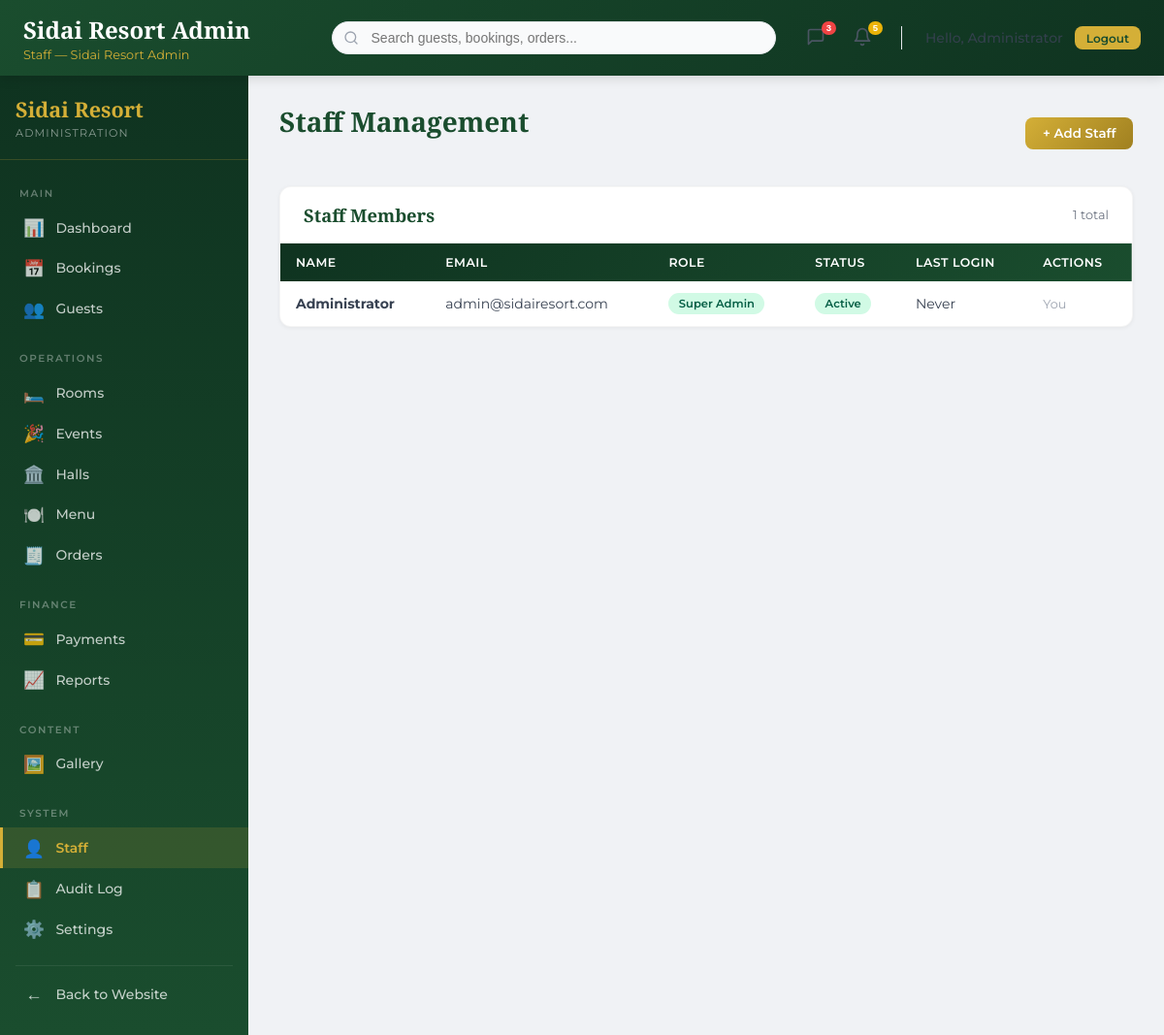
The app's page /admin/staff.php (signed in) with its own data.
### tables this page shows
CREATE TABLE IF NOT EXISTS staff (
  id INT UNSIGNED AUTO_INCREMENT PRIMARY KEY,
  full_name VARCHAR(150) NOT NULL,
  email VARCHAR(200) UNIQUE NOT NULL,
  phone VARCHAR(20),
  role ENUM('super_admin','manager','receptionist','finance','kitchen','housekeeping') NOT NULL,
  password_hash VARCHAR(255) NOT NULL,
  is_active TINYINT(1) DEFAULT 1,
  last_login TIMESTAMP NULL,
  remember_token VARCHAR(100) NULL,
  remember_token_expires TIMESTAMP NULL,
  two_factor_enabled TINYINT(1) DEFAULT 0,
  two_factor_secret VARCHAR(100) NULL,
  login_attempts INT DEFAULT 0,
  locked_until TIMESTAMP NULL,
  created_at TIMESTAMP DEFAULT CURRENT_TIMESTAMP,
  updated_at TIMESTAMP DEFAULT CURRENT_TIMESTAMP ON UPDATE CURRENT_TIMESTAMP,
  deleted_at TIMESTAMP NULL,
  KEY idx_email (email),
  KEY idx_is_active (is_active)
);

### app/config/constants.php (called while the page is built, shortened)
<?php declare(strict_types=1);
if (!function_exists('safe_html')) {
    function safe_html(mixed $value): string
    {
        return htmlspecialchars((string)$value, ENT_QUOTES, 'UTF-8');
    }
}

### app/core/Database.php (called while the page is built, shortened)
<?php declare(strict_types=1);
final class Database
{
    private static ?self $instance = null;
    private PDO $pdo;
    private function __construct()
    {
        try {
            $this->pdo = new PDO(
                DB_DSN,
                DB_USER,
                DB_PASSWORD,
                [
                    PDO::ATTR_ERRMODE => PDO::ERRMODE_EXCEPTION,
                    PDO::ATTR_DEFAULT_FETCH_MODE => PDO::FETCH_ASSOC,
                    PDO::ATTR_EMULATE_PREPARES => false,
                ]
            );
            $this->pdo->exec("SET time_zone = '+03:00'");
        } catch (PDOException $exception) {
            log_error('Database connection failed.', $exception);
            throw new RuntimeException('A database connection error occurred.');
        }
    }
    public static function getInstance(): self
    {
        if (self::$instance === null) {
            self::$instance = new self();
        }
        return self::$instance;
    }
    public function query(string $sql, array $params = []): \PDOStatement
    {
        try {
            $statement = $this->pdo->prepare($sql);
            $statement->execute($params);
            return $statement;
        } catch (PDOException $exception) {
            log_error('Database query failed.', $exception);
            throw $exception;
        }
    }
    public function queryAll(string $sql, array $params = []): array
    {
        return $this->query($sql, $params)->fetchAll();
    }
}

### app/models/Staff.php (called while the page is built, shortened)
<?php declare(strict_types=1);
class Staff
{
    private Database $database;
    public function __construct(?Database $database = null)
    {
        $this->database = $database ?? Database::getInstance();
    }
    public function getAll(): array
    {
        return $this->database->queryAll(
            'SELECT id, full_name, email, role, is_active, last_login FROM staff WHERE deleted_at IS NULL ORDER BY full_name ASC'
        );
    }
}

### app/includes/autoload.php (called while the page is built, shortened)
<?php declare(strict_types=1);
spl_autoload_register(static function (string $class): void {
    $prefix = 'App\\';
    $relative = substr($class, strlen($prefix));
    $segments = explode('\\', $relative);
    if (isset($segments[0])) {
        $segments[0] = strtolower($segments[0]);
    }
    $path = dirname(__DIR__) . '/' . implode('/', $segments) . '.php';
});

### public/admin/staff.php (the view, shortened to what this page needs)
<?php declare(strict_types=1);
$pageTitle = 'Staff';
$staffModel = new \App\Models\Staff();
$staffMembers = $staffModel->getAll();
$roleLabels = [
    'super_admin' => 'Super Admin',
    'manager' => 'Manager',
    'receptionist' => 'Receptionist',
    'finance' => 'Finance',
    'kitchen' => 'Kitchen',
    'housekeeping' => 'Housekeeping',
];
?>
<?php include APP_PATH . '/includes/admin-head.php'; ?>
<?php include APP_PATH . '/includes/admin-header.php'; ?>
<div class="admin-layout">
    <?php include APP_PATH . '/includes/admin-sidebar.php'; ?>
    <main class="admin-main">
        <div class="admin-page-header">
            <h2 class="admin-page-title">Staff Management</h2>
            <button class="btn btn-gold" data-modal-open="add-staff-modal">+ Add Staff</button>
        </div>
        <div class="admin-card">
            <div class="admin-card-header">
                <h3 class="admin-card-title">Staff Members</h3>
                <span style="font-size:0.8rem;color:#6B7280;"><?php echo count($staffMembers); ?> total</span>
            </div>
            <div style="overflow-x:auto;">
                <table class="admin-table" id="staff-table">
                    <thead>
                        <tr>
                            <th>Name</th>
                            <th>Email</th>
                            <th>Role</th>
                            <th>Status</th>
                            <th>Last Login</th>
                            <th>Actions</th>
                        </tr>
                    </thead>
                    <tbody>
                        <?php foreach ($staffMembers as $member): ?>
                            <tr>
                                <td><strong><?php echo safe_html($member['full_name']); ?></strong></td>
                                <td><?php echo safe_html($member['email']); ?></td>
                                <td><span class="badge badge-active"><?php echo $roleLabels[$member['role']] ?? ucfirst($member['role']); ?></span></td>
                                <td>
                                    <span class="badge <?php echo (int)$member['is_active'] === 1 ? 'badge-active' : 'badge-inactive'; ?>">
                                        <?php echo (int)$member['is_active'] === 1 ? 'Active' : 'Inactive'; ?>
                                    </span>
                                </td>
                                <td><?php echo $member['last_login'] ? format_eat($member['last_login']) : 'Never'; ?></td>
                                <td>
                                    <?php if ((int)$member['id'] !== $staff['id']): ?>
                                        <form method="post" style="display:inline;" onsubmit="return confirm('Deactivate this staff member?');">
                                            <input type="hidden" name="action" value="deactivate">
                                            <input type="hidden" name="staff_id" value="<?php echo (int)$member['id']; ?>">
                                            <button type="submit" class="btn btn-sm btn-danger">Deactivate</button>
                                        </form>
                                    <?php else: ?>
                                        <span style="color:#9CA3AF;font-size:0.8rem;">You</span>
                                    <?php endif; ?>
                                </td>
                            </tr>
                        <?php endforeach; ?>
                    </tbody>
                </table>
            </div>
        </div>
    </main>
</div>
<?php include APP_PATH . '/includes/admin-footer.php'; ?>

### app/includes/admin-header.php (shortened to what this page needs)
<?php declare(strict_types=1);
$staff = $_SESSION['staff'] ?? [];
?>
<header class="admin-header">
    <div style="display:flex;align-items:center;gap:0.75rem;">
        <div>
            <h1>Sidai Resort Admin</h1>
            <div class="page-indicator"><?php echo safe_html($pageTitle ?? 'Dashboard'); ?></div>
        </div>
    </div>
    <div style="flex: 1; max-width: 400px; margin: 0 2rem; position: relative;" class="admin-search-wrapper">
        <input type="text" placeholder="Search guests, bookings, orders..." class="admin-search-input" style="width: 100%; padding: 0.5rem 1rem 0.5rem 2.5rem; border-radius: 999px; border: 1px solid #E5E7EB; background: #F9FAFB; font-size: 0.875rem;">
    </div>
    <div class="user-section" style="display:flex; align-items:center; gap:1.5rem;">
        <div style="display:flex; align-items:center; gap:1rem;">
            <button type="button" class="admin-icon-btn" aria-label="Messages" style="position: relative; background: none; border: none; cursor: pointer; color: #4B5563;">
                <svg xmlns="http://www.w3.org/2000/svg" width="20" height="20" viewBox="0 0 24 24" fill="none" stroke="currentColor" stroke-width="2" stroke-linecap="round" stroke-linejoin="round"><path d="M21 15a2 2 0 0 1-2 2H7l-4 4V5a2 2 0 0 1 2-2h14a2 2 0 0 1 2 2z"></path></svg>
                <span style="position: absolute; top: -5px; right: -5px; background: #EF4444; color: white; font-size: 0.6rem; font-weight: bold; padding: 0.1rem 0.3rem; border-radius: 999px;">3</span>
            </button>
            <button type="button" class="admin-icon-btn" aria-label="Notifications" style="position: relative; background: none; border: none; cursor: pointer; color: #4B5563;">
                <svg xmlns="http://www.w3.org/2000/svg" width="20" height="20" viewBox="0 0 24 24" fill="none" stroke="currentColor" stroke-width="2" stroke-linecap="round" stroke-linejoin="round"><path d="M18 8A6 6 0 0 0 6 8c0 7-3 9-3 9h18s-3-2-3-9"></path><path d="M13.73 21a2 2 0 0 1-3.46 0"></path></svg>
                <span style="position: absolute; top: -5px; right: -5px; background: #EAB308; color: white; font-size: 0.6rem; font-weight: bold; padding: 0.1rem 0.3rem; border-radius: 999px;">5</span>
            </button>
        </div>
        <div style="display:flex; align-items:center; gap:0.75rem;">
            <span class="user-name" style="font-size: 0.875rem; font-weight: 500; color: #374151;">Hello, <?php echo safe_html($staff['full_name'] ?? 'Admin'); ?></span>
            <a href="<?php echo WEB_ROOT; ?>/admin/logout.php" class="btn-logout" style="font-size:0.75rem; padding: 0.3rem 0.75rem;">Logout</a>
        </div>
    </div>
</header>

### public/admin/assets/css/admin.css (style rules this page uses)
:root { --admin-forest: #1A4D2E; --admin-forest-dark: #0F3320; --admin-forest-light: #2D7A4A; --admin-gold: #D4AF37; --admin-gold-light: #F0D060; --admin-gold-dark: #A08020; --admin-cream: #F5ECD7; --admin-brown: #3D1C02; --admin-night: #0A0A0A; --admin-sidebar-w: 16rem; }
.admin-body { margin: 0; padding: 0; background: #F0F2F5; font-family: 'Montserrat', sans-serif; color: #1F2937; min-height: 100vh; }
.admin-layout { display: flex; min-height: 100vh; }
.admin-header { background: linear-gradient(135deg, var(--admin-forest) 0%, var(--admin-forest-dark) 100%); color: white; padding: 0.875rem 1.5rem; display: flex; justify-content: space-between; align-items: center; box-shadow: 0 2px 12px rgba(0, 0, 0, 0.15); position: sticky; top: 0; z-index: 40; }
.admin-header h1 { font-family: 'Playfair Display', serif; font-size: 1.5rem; margin: 0; color: white; }
.admin-header .page-indicator { font-size: 0.8rem; color: var(--admin-gold); margin-top: 0.15rem; }
.admin-header .user-section { display: flex; align-items: center; gap: 1rem; }
.admin-header .user-name { font-size: 0.875rem; opacity: 0.9; }
.admin-header .btn-logout { background: var(--admin-gold); color: var(--admin-forest); padding: 0.45rem 1rem; border-radius: 0.5rem; font-size: 0.8rem; font-weight: 600; text-decoration: none; transition: all 0.2s ease; border: none; cursor: pointer; }
.admin-main { flex: 1; padding: 1.75rem 2rem; overflow-x: auto; }
.admin-page-title { font-family: 'Playfair Display', serif; font-size: 1.75rem; font-weight: 700; color: var(--admin-forest); margin: 0 0 1.5rem; }
.admin-page-header { display: flex; justify-content: space-between; align-items: center; margin-bottom: 1.5rem; flex-wrap: wrap; gap: 1rem; }
.admin-card { background: white; border-radius: 0.75rem; box-shadow: 0 1px 4px rgba(0, 0, 0, 0.06); border: 1px solid rgba(0, 0, 0, 0.04); overflow: hidden; }
.admin-card-header { padding: 1rem 1.5rem; border-bottom: 1px solid #F0F0F0; display: flex; justify-content: space-between; align-items: center; }
.admin-card-title { font-family: 'Playfair Display', serif; font-size: 1.15rem; font-weight: 700; color: var(--admin-forest); margin: 0; }
.admin-table { width: 100%; border-collapse: collapse; font-size: 0.875rem; }
.admin-table thead { background: linear-gradient(135deg, var(--admin-forest-dark), var(--admin-forest)); color: white; }
.admin-table th { padding: 0.75rem 1rem; text-align: left; font-weight: 600; font-size: 0.78rem; text-transform: uppercase; letter-spacing: 0.04em; white-space: nowrap; color: white; }
.admin-table td { padding: 0.75rem 1rem; border-bottom: 1px solid #F0F0F0; color: #374151; vertical-align: middle; }
.admin-table tbody tr:last-child td { border-bottom: none; }
.badge { display: inline-flex; align-items: center; padding: 0.25rem 0.65rem; border-radius: 999px; font-size: 0.72rem; font-weight: 600; text-transform: capitalize; white-space: nowrap; }
.badge-active { background: #D1FAE5; color: #065F46; }
.btn { display: inline-flex; align-items: center; gap: 0.4rem; padding: 0.55rem 1.1rem; border-radius: 0.5rem; font-size: 0.835rem; font-weight: 600; font-family: 'Montserrat', sans-serif; text-decoration: none; cursor: pointer; transition: all 0.2s ease; border: none; white-space: nowrap; }
.btn-gold { background: linear-gradient(135deg, var(--admin-gold), var(--admin-gold-dark)); color: white; }

### records on screen
staff: full_name "Administrator", email "admin@sidairesort.com", role "Super Admin", is_active "Active", shows "Never", shows "You"

### other values on screen
safe_html($pageTitle ?? 'Dashboard') "Staff — Sidai Resort Admin"
safe_html($sectionTitle) "MAIN"
$link['icon'] "📊"
safe_html($link['label']) "Dashboard"
$link['icon'] "📅"
safe_html($link['label']) "Bookings"
$link['icon'] "👥"
safe_html($link['label']) "Guests"
safe_html($sectionTitle) "OPERATIONS"
$link['icon'] "🛏️"
safe_html($link['label']) "Rooms"
$link['icon'] "🎉"
safe_html($link['label']) "Events"
$link['icon'] "🏛️"
safe_html($link['label']) "Halls"
